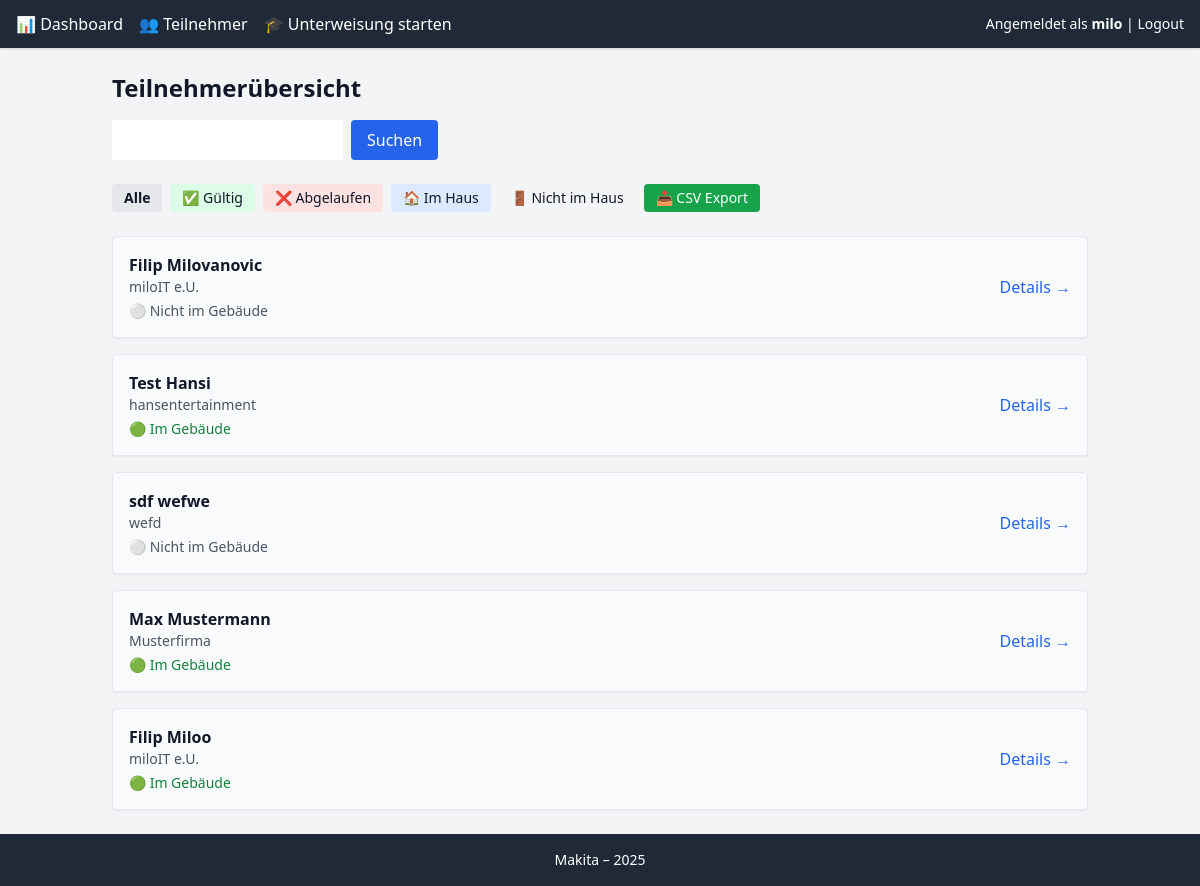
Page /teilnehmer/ (signed in) on the committed database.
### unterweisungen/models.py (models this page shows, shortened)
class Teilnehmer(models.Model):
    vorname = models.CharField(max_length=100)
    nachname = models.CharField(max_length=100)
    firma = models.CharField(max_length=200)
    besuchsgrund = models.TextField()
    unterschrift_datei = models.ImageField(upload_to='signatures/', null=True, blank=True)
    unterweisungstyp = models.ForeignKey(Unterweisungstyp, on_delete=models.CASCADE)
    gueltig_bis = models.DateField(default=timezone.now() + timedelta(days=365))

### unterweisungen/views.py (the view, shortened to what this page needs)
# urls.py: path('teilnehmer/', views.teilnehmer_liste, name='teilnehmer_liste'),
@login_required
def teilnehmer_liste(request):
    if not request.session.get('zugang_erlaubt'):
        return redirect('passwort_wall')
    form = TeilnehmerSucheForm(request.GET or None)
    heute = date.today()
    dashboard_filter = request.GET.get("filter")
    teilnehmer_liste = Teilnehmer.objects.all()
    if dashboard_filter == "gueltig":
        teilnehmer_liste = teilnehmer_liste.filter(gueltig_bis__gte=heute)
    elif dashboard_filter == "abgelaufen":
        teilnehmer_liste = teilnehmer_liste.filter(gueltig_bis__lt=heute)
    for t in teilnehmer_liste:
        letzter = CheckEintrag.objects.filter(teilnehmer=t).order_by('-zeitpunkt').first()
        t.status = "Im Haus" if letzter and letzter.aktion == "ein" else "Nicht im Haus"
        t.ist_gueltig = t.gueltig_bis >= heute
    return render(request, 'unterweisungen/teilnehmer_liste.html', {
        "form": form,
        "teilnehmer_liste": teilnehmer_liste,
    })

### unterweisungen/forms.py
class TeilnehmerSucheForm(forms.Form):
    suchbegriff = forms.CharField(label="Name oder Firma", required=False)

### unterweisungen/templates/unterweisungen/teilnehmer_liste.html (shortened to what this page needs)
{% extends "unterweisungen/base.html" %}
{% block content %}
<h2 class="text-2xl font-semibold mb-4">Teilnehmerübersicht</h2>
<form method="get" class="mb-6 flex gap-2">
  {{ form.suchbegriff }}
  <button type="submit" class="bg-blue-600 text-white px-4 py-2 rounded hover:bg-blue-700">Suchen</button>
</form>
<div class="flex flex-wrap gap-2 mb-6">
  <a href="{% url 'teilnehmer_liste' %}" class="px-3 py-1 rounded bg-gray-200 hover:bg-gray-300 text-sm {% if not request.GET.filter %}font-bold{% endif %}">Alle</a>
  <a href="?filter=gueltig" class="px-3 py-1 rounded bg-green-100 hover:bg-green-200 text-sm {% if request.GET.filter == 'gueltig' %}font-bold text-green-800{% endif %}">✅ Gültig</a>
  <a href="?filter=abgelaufen" class="px-3 py-1 rounded bg-red-100 hover:bg-red-200 text-sm {% if request.GET.filter == 'abgelaufen' %}font-bold text-red-800{% endif %}">❌ Abgelaufen</a>
  <a href="?filter=imhaus" class="px-3 py-1 rounded bg-blue-100 hover:bg-blue-200 text-sm {% if request.GET.filter == 'imhaus' %}font-bold text-blue-800{% endif %}">🏠 Im Haus</a>
  <a href="?filter=nichthaus" class="px-3 py-1 rounded bg-gray-100 hover:bg-gray-200 text-sm {% if request.GET.filter == 'nichthaus' %}font-bold text-gray-800{% endif %}">🚪 Nicht im Haus</a>
<a href="{% url 'teilnehmer_csv_export' %}" class="bg-green-600 text-white px-3 py-1 rounded hover:bg-green-700 text-sm">
  📥 CSV Export
</a>
</div>
{% if teilnehmer_liste %}
  <ul class="space-y-4">
  {% for t in teilnehmer_liste %}
    <li class="p-4 bg-gray-50 border rounded shadow-sm flex justify-between items-center">
      <div>
        <p class="font-semibold">{{ t.vorname }} {{ t.nachname }}</p>
        <p class="text-sm text-gray-600">{{ t.firma }}</p>
        <p class="text-sm mt-1">
          {% if t.status == "Im Haus" %}
            🟢 <span class="text-green-700 font-medium">Im Gebäude</span>
          {% else %}
            ⚪ <span class="text-gray-600 font-medium">Nicht im Gebäude</span>
          {% endif %}
        </p>
      </div>
      <a href="{% url 'teilnehmer_detail' t.pk %}"
         class="text-blue-600 hover:underline font-medium">Details →</a>
    </li>
  {% endfor %}
</ul>
{% else %}
  <p class="text-gray-500">Keine Teilnehmer gefunden.</p>
{% endif %}
{% endblock %}

### unterweisungen/templates/unterweisungen/base.html (shortened to what this page needs)
{% load static %}
<!DOCTYPE html>
<html lang="de">
<head>
  <link href="{% static 'css/output.css' %}" rel="stylesheet">
</head>
<body class="bg-gray-100 text-gray-900 flex flex-col min-h-screen">
  <nav class="bg-gray-800 text-white px-4 py-3 shadow">
    <div class="flex flex-wrap gap-4 items-center justify-between max-w-6xl mx-auto">
      <div class="flex gap-4">
        <a href="{% url 'dashboard' %}" class="hover:underline">📊 Dashboard</a>
        <a href="{% url 'teilnehmer_liste' %}" class="hover:underline">👥 Teilnehmer</a>
        <a href="{% url 'unterweisung_auswahl' %}" class="hover:underline">🎓 Unterweisung starten</a>
      </div>
      <div class="text-sm">
        {% if user.is_authenticated %}
          Angemeldet als <strong>{{ user.username }}</strong> |
          <a href="{% url 'logout' %}" class="text-red-400 hover:underline">Logout</a>
        {% else %}
          <a href="{% url 'login' %}" class="text-blue-400 hover:underline">Login</a>
        {% endif %}
      </div>
    </div>
  </nav>
  <main class="flex-grow max-w-5xl mx-auto w-full p-6">
    {% block content %}{% endblock %}
  </main>
  <footer class="bg-gray-800 text-white text-center py-4">
    <p class="text-sm">Makita – 2025</p>
  </footer>
</body>
</html>

### rows in the picture
Teilnehmer: vorname "Filip", nachname "Milovanovic", firma "miloIT e.U.", shows "Nicht im Gebäude"
Teilnehmer: vorname "Test", nachname "Hansi", firma "hansentertainment", shows "Im Gebäude"
Teilnehmer: vorname "sdf", nachname "wefwe", firma "wefd", shows "Nicht im Gebäude"
Teilnehmer: vorname "Max", nachname "Mustermann", firma "Musterfirma", shows "Im Gebäude"
Teilnehmer: vorname "Filip", nachname "Miloo", firma "miloIT e.U.", shows "Im Gebäude"

### other values in the picture
{{ user.username }} "milo"
